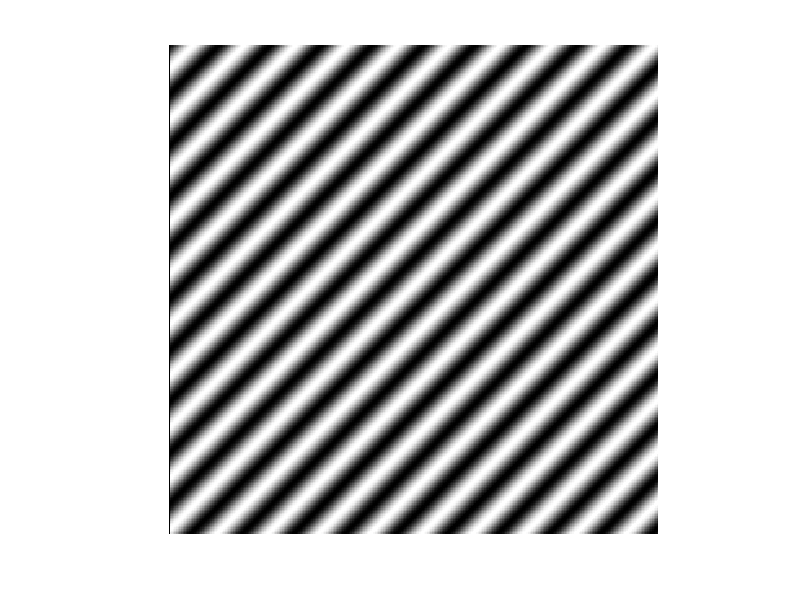

Here is the MATLAB script that generated this plot:
clear all;clc
z=ones(300,300);
for x=1:300
    for y=1:300
        f=1+sin(0.2*x+0.2*y+pi*3/2);
        z(x,y)=255/2*f;
    end
end
imshow(z,[])